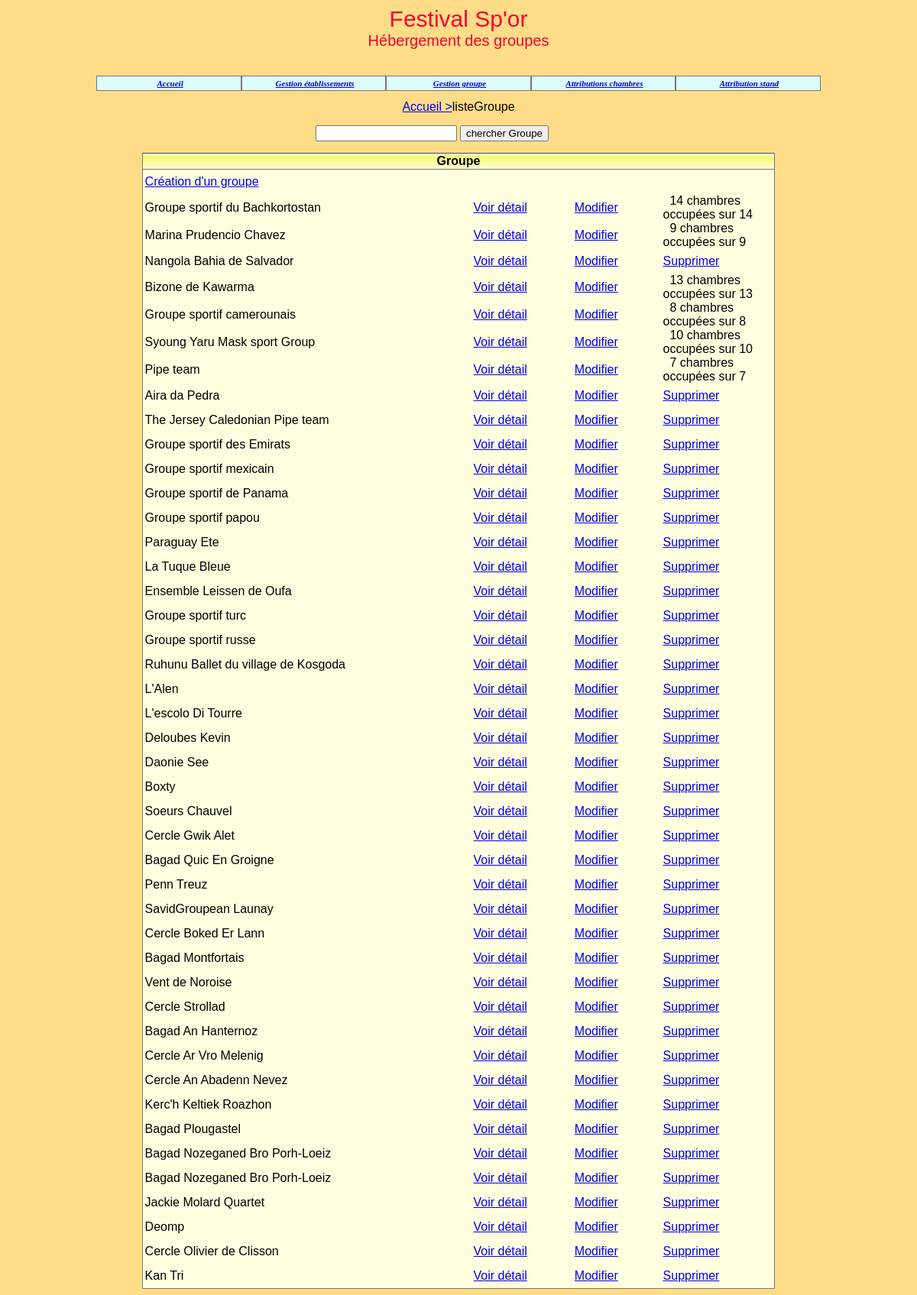
/listeGroupe.php, run on the app's committed database.
### tables this page shows
create table Groupe
(idGroupe char(4) not null, 
nomGroupe varchar(40) not null, 
identiteResponsable varchar(40) default null,
adressePostale varchar(120) default null,
nombrePersonnes integer not null, 
nomPays varchar(40) not null, 
hebergement char(1) not null,
ligue varchar(40) default null,
stand bool not null,
constraint pk_Groupe primary key(idGroupe));

### _gestionBase.inc.php (called while the page is built, shortened)
<?php
function obtenirReqGroupe()
{
   $req="select idGroupe, nomGroupe, nombrePersonnes from Groupe order by idGroupe";
   return $req;
}
function existeAttributionsGroupe($connexion, $id)
{
   $req="select * From Attribution where idGroupe='$id'";
   $rsAttrib=$connexion->query($req);
   return $rsAttrib->fetchAll();
}
function obtenirNbGroupeOccup($connexion, $idGroupe)
{
   $req="select IFNULL(sum(nombreChambres), 0) as totalChambresOccup from
        Attribution where idGroupe='$idGroupe'";
   $rsOccup= $connexion->query($req);
   $lgOccup=$rsOccup->fetchAll();
   foreach ($lgOccup as $row)
   {
      $totalChambresOccup = $row['totalChambresOccup'];
   }
   return $totalChambresOccup;
}
?>

### listeGroupe.php (the view, shortened to what this page needs)
<?php
include("connexion-PDO.php");
include("_debut.inc.php");
include("_gestionBase.inc.php");
echo "<table width='80%' cellpadding='0' cellspacing='0' align='center'>
   <tr>
   <td align='center'><a href='index.php'>Accueil ></a>listeGroupe
   </tr>
</table>
<br>";
echo '<table width = 40% align = "center">
	<form method ="POST" action = "résultatGroupe.php">
	<tr>
	<td width = 50% align = "right"><input type = "search" name = "searchGroupe"/></td>
	<td><input type = "submit" align = "left" name = "chercher" value ="chercher Groupe" /></td> </tr></table></form></br>';
echo "
<table width='70%' cellspacing='0' cellpadding='0' align='center'
class='tabNonQuadrille'>
   <tr class='enTeteTabNonQuad'>
      <td colspan='4'>Groupe</td>
   </tr>";
     echo "
   <tr class='ligneTabNonQuad'>
      <td colspan='4'><a href='creationGroupe.php?action=demanderCreGr'>
      Création d'un groupe</a ></td>
  </tr>";
   $req=obtenirReqGroupe();
   $rsGroupe=$connexion->query($req);
   $lgGroupe=$rsGroupe->fetchAll();
   foreach ($lgGroupe as $row)
   {
      $idGroupe=$row['idGroupe'];
      $nomGroupe=$row['nomGroupe'];
      $nbChambres =  intdiv($row['nombrePersonnes'],3);
      if($row['nombrePersonnes']%3>0)
      {
         $nbChambresDemande = $nbChambres + 1;
      }
      echo "
		<tr class='ligneTabNonQuad'>
         <td width='52%'>$nomGroupe</td>
         <td width='16%' align='center'>
         <a href='detailGroupe.php?idGroupe=$idGroupe'>
         Voir détail</a></td>
         <td width='14%' align='center'>
         <a href='modificationGroupe.php?action=demanderModifGroupe&amp;idGroupe=$idGroupe'>
         Modifier</a></td>";
			if (!existeAttributionsGroupe($connexion, $idGroupe))
			{
            echo "
            <td width='18%' align='center'>
            <a href='suppressionGroupe.php?action=demanderSupprGroupe&amp;idGroupe=$idGroupe'>
            Supprimer</a></td>";
        	 }
         	else
         	{
         		$nbChambre = obtenirNbGroupeOccup($connexion, $idGroupe);
            	echo "
            	<td width='18%'>&nbsp ".$nbChambre." chambres occupées sur $nbChambresDemande</td>";
			}
			echo "</tr>";
   }
 	echo "</table>"
?>

### css/cssGeneral.css (style rules this page uses)
.basePage { background-color:#FFDD88; color:black; font:11px Arial, Helvetica, sans-serif; }
td,tr { font:16px Arial, Helvetica, sans-serif; }
table.tabNonQuadrille { background-color:#FFFFE0; border-bottom:1px solid #777777; border-right:1px solid #777777; border-left:1px solid #777777; border-top:1px #777777; color:black; }
tr.enTeteTabNonQuad td { background-image:url('../images/xpBarre.jpg'); height:21px; text-align:center; font-weight:bold; border-bottom:1px solid #777777; }
tr.ligneTabNonQuad td { background-color:#FFFFE0; height:32px; text-align:left; padding-left:3px; color:black; }

### data on the page
groupe: nomGroupe "Groupe sportif du Bachkortostan", nbChambre "14", nombrePersonnes "14"
groupe: nomGroupe "Marina Prudencio Chavez", nbChambre "9", nombrePersonnes "9"
groupe: nomGroupe "Nangola Bahia de Salvador"
groupe: nomGroupe "Bizone de Kawarma", nbChambre "13", nombrePersonnes "13"
groupe: nomGroupe "Groupe sportif camerounais", nbChambre "8", nombrePersonnes "8"
groupe: nomGroupe "Syoung Yaru Mask sport Group", nbChambre "10", nombrePersonnes "10"
groupe: nomGroupe "Pipe team", nbChambre "7", nombrePersonnes "7"
groupe: nomGroupe "Aira da Pedra"
groupe: nomGroupe "The Jersey Caledonian Pipe team"
groupe: nomGroupe "Groupe sportif des Emirats"
groupe: nomGroupe "Groupe sportif mexicain"
groupe: nomGroupe "Groupe sportif de Panama"
groupe: nomGroupe "Groupe sportif papou"
groupe: nomGroupe "Paraguay Ete"
groupe: nomGroupe "La Tuque Bleue"
groupe: nomGroupe "Ensemble Leissen de Oufa"
groupe: nomGroupe "Groupe sportif turc"
groupe: nomGroupe "Groupe sportif russe"
groupe: nomGroupe "Ruhunu Ballet du village de Kosgoda"
groupe: nomGroupe "L'Alen"
groupe: nomGroupe "L'escolo Di Tourre"
groupe: nomGroupe "Deloubes Kevin"
groupe: nomGroupe "Daonie See"
groupe: nomGroupe "Boxty"
groupe: nomGroupe "Soeurs Chauvel"
groupe: nomGroupe "Cercle Gwik Alet"
groupe: nomGroupe "Bagad Quic En Groigne"
groupe: nomGroupe "Penn Treuz"
groupe: nomGroupe "SavidGroupean Launay"
groupe: nomGroupe "Cercle Boked Er Lann"
groupe: nomGroupe "Bagad Montfortais"
groupe: nomGroupe "Vent de Noroise"
groupe: nomGroupe "Cercle Strollad"
groupe: nomGroupe "Bagad An Hanternoz"
groupe: nomGroupe "Cercle Ar Vro Melenig"
groupe: nomGroupe "Cercle An Abadenn Nevez"
groupe: nomGroupe "Kerc'h Keltiek Roazhon"
groupe: nomGroupe "Bagad Plougastel"
groupe: nomGroupe "Bagad Nozeganed Bro Porh-Loeiz"
groupe: nomGroupe "Bagad Nozeganed Bro Porh-Loeiz"
groupe: nomGroupe "Jackie Molard Quartet"
groupe: nomGroupe "Deomp"
groupe: nomGroupe "Cercle Olivier de Clisson"
groupe: nomGroupe "Kan Tri"
